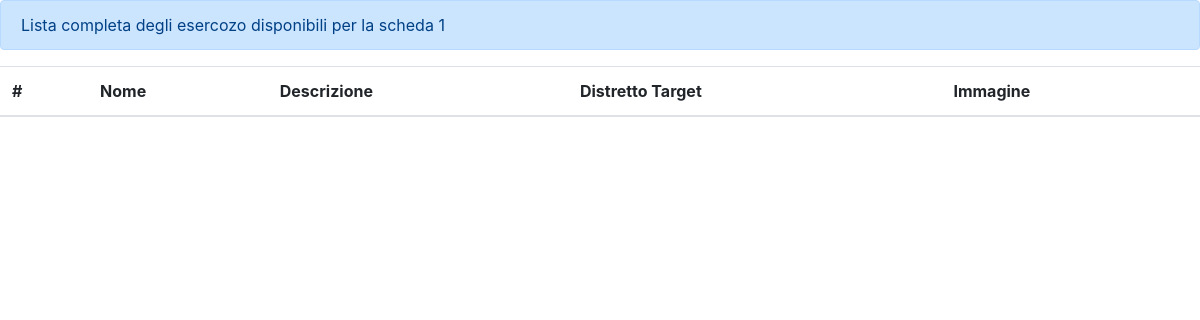
Before: /workout/listaesercizi/1/ with the older database file.
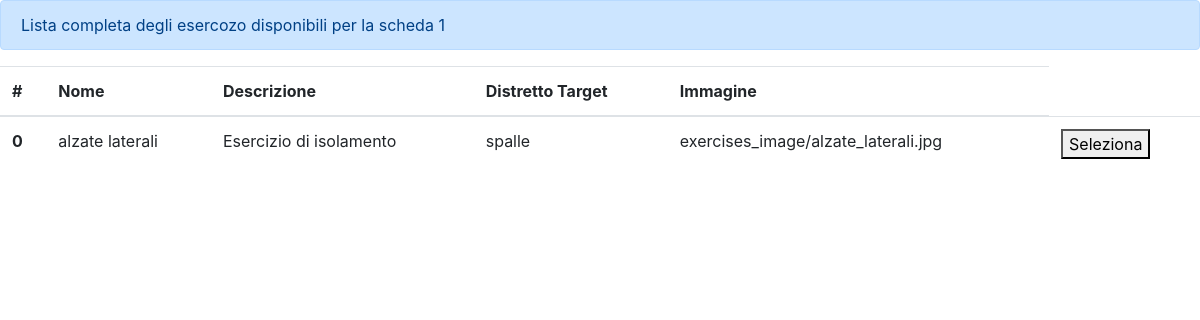
After: the same page with the newer database file.
### Workout/models.py (models this page shows, shortened)
class Esercizio(models.Model):
    nome = models.CharField(max_length=40)
    descrizione = models.CharField(max_length=450, blank=True)
    distretto_target = models.CharField(max_length=20, choices=DISTRETTO, default='All')
    immagine = models.ImageField(upload_to="exercises_image", blank=True)
    class Meta:
        verbose_name_plural = "Esercizi"

### Workout/views.py (the view)
# urls.py: path('listaesercizi/<pk>/', listaesercizi, name="listaesercizi"),
def listaesercizi(request, pk):
    context = {
        'pk_scheda': pk,
        'esercizi': Esercizio.objects.all()
    }
    return render(request, template_name='Workout/lista_esercizi.html',context=context)

### Workout/templates/Workout/lista_esercizi.html (shortened to what this page needs)
{% extends 'base.html' %}
{% block content %}
    <div class="alert alert-primary" role="alert">
        Lista completa degli esercozo disponibili per la scheda {{ pk_scheda }}
    </div>
    <table class="table table-hover">
        <thead>
            <tr>
                <th scope="col">#</th>
                <th scope="col">Nome</th>
                <th scope="col">Descrizione</th>
                <th scope="col">Distretto Target</th>
                <th scope="col">Immagine</th>
            </tr>
        </thead>
        {% for esercizio in esercizi %}
            <tbody>
                <tr>
                    <th scope="row">{{ forloop.counter0 }} </th>
                    <td> {{ esercizio.nome}}</td>
                    <td> {{ esercizio.descrizione}}</td>
                    <td> {{ esercizio.distretto_target }}</td>
                    <td> {{ esercizio.immagine }}</td>
                    <td>
                        <form method="POST" action="{% url 'Workout:creadettaglio' pk_scheda esercizio.pk%}">
                            <button type="submit">Seleziona</button>
                        </form>
                    </td>
                </tr>
            </tbody>
        {% endfor %}
    </table>
{% endblock %}

### templates/base.html (shortened to what this page needs)
<!DOCTYPE html>
<html lang="en">
<head>
    <link rel="stylesheet" href="https://cdn.jsdelivr.net/npm/bootstrap@4.6.2/dist/css/bootstrap.min.css">
</head>
<body>
    {% block content %}
    {% endblock %}
</body>
</html>

Changed rows visible on the page:
added Esercizio: nome "alzate laterali", descrizione "Esercizio di isolamento", distretto_target "spalle", immagine "exercises_image/alzate_laterali.jpg"
